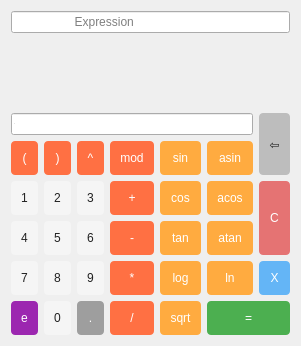
      <widget class="QWidget" name="tab_calculator">
       <property name="sizePolicy">
        <sizepolicy hsizetype="Minimum" vsizetype="Minimum">
         <horstretch>0</horstretch>
         <verstretch>0</verstretch>
        </sizepolicy>
       </property>
       <property name="styleSheet">
        <string notr="true">QPushButton {
    background-color: #e0e0e0;
    border: none;
    padding: 10px;
    color: #212121;
    border-radius: 4px;
}

QPushButton:hover {
    background-color: #cfcfcf;
}

QPushButton:pressed {
    background-color: #bdbdbd;
    color: #e0e0e0;
}</string>
       </property>
       <attribute name="title">
        <string>Calculator</string>
       </attribute>
       <layout class="QGridLayout" name="gridLayout_3">
        <item row="0" column="0">
         <layout class="QGridLayout" name="grid_layout_calculator_tab">
          <item row="6" column="5">
           <widget class="QPushButton" name="push_button_calculator_atan">
            <property name="sizePolicy">
             <sizepolicy hsizetype="Minimum" vsizetype="Minimum">
              <horstretch>0</horstretch>
              <verstretch>0</verstretch>
             </sizepolicy>
            </property>
            <property name="styleSheet">
             <string notr="true">QPushButton {
    background-color: #ffab40;
    color: #ffffff;
}

QPushButton:hover {
    background-color: #ff9e40;
}

QPushButton:pressed {
    background-color: #ff8b40;
}</string>
            </property>
            <property name="text">
             <string>atan</string>
            </property>
           </widget>
          </item>
          <item row="2" column="0" colspan="7">
           <spacer name="vertical_spacer_calculator">
            <property name="orientation">
             <enum>Qt::Orientation::Vertical</enum>
            </property>
            <property name="sizeType">
             <enum>QSizePolicy::Policy::Minimum</enum>
            </property>
            <property name="sizeHint" stdset="0">
             <size>
              <width>0</width>
              <height>0</height>
             </size>
            </property>
           </spacer>
          </item>
          <item row="5" column="6" rowspan="2">
           <widget class="QPushButton" name="push_button_calculator_clear">
            <property name="sizePolicy">
             <sizepolicy hsizetype="Minimum" vsizetype="Minimum">
              <horstretch>0</horstretch>
              <verstretch>0</verstretch>
             </sizepolicy>
            </property>
            <property name="styleSheet">
             <string notr="true">QPushButton{
    background-color: #e57373;
    color: #ffffff;
}

QPushButton:hover {
    background-color: #ef5350;
}

QPushButton:pressed {
    background-color: #f44336;
}</string>
            </property>
            <property name="text">
             <string>C</string>
            </property>
           </widget>
          </item>
          <item row="6" column="2">
           <widget class="QPushButton" name="push_button_calculator_six">
            <property name="sizePolicy">
             <sizepolicy hsizetype="Minimum" vsizetype="Minimum">
              <horstretch>0</horstretch>
              <verstretch>0</verstretch>
             </sizepolicy>
            </property>
            <property name="styleSheet">
             <string notr="true">QPushButton {
    background-color: #f5f5f5;
}

QPushButton:hover {
    background-color: #e0e0e0;
}

QPushButton:pressed {
    background-color: #cfcfcf;
}</string>
            </property>
            <property name="text">
             <string>6</string>
            </property>
           </widget>
          </item>
          <item row="4" column="2">
           <widget class="QPushButton" name="push_button_calculator_pow">
            <property name="sizePolicy">
             <sizepolicy hsizetype="Minimum" vsizetype="Minimum">
              <horstretch>0</horstretch>
              <verstretch>0</verstretch>
             </sizepolicy>
            </property>
            <property name="styleSheet">
             <string notr="true">QPushButton {
    background-color: #ff7043;
    color: #ffffff;
}

QPushButton:hover {
    background-color: #ff8a65;
}

QPushButton:pressed {
    background-color: #ff5722;
}</string>
            </property>
            <property name="text">
             <string>^</string>
            </property>
           </widget>
          </item>
          <item row="4" column="5">
           <widget class="QPushButton" name="push_button_calculator_asin">
            <property name="sizePolicy">
             <sizepolicy hsizetype="Minimum" vsizetype="Minimum">
              <horstretch>0</horstretch>
              <verstretch>0</verstretch>
             </sizepolicy>
            </property>
            <property name="styleSheet">
             <string notr="true">QPushButton {
    background-color: #ffab40;
    color: #ffffff;
}

QPushButton:hover {
    background-color: #ff9e40;
}

QPushButton:pressed {
    background-color: #ff8b40;
}</string>
            </property>
            <property name="text">
             <string>asin</string>
            </property>
           </widget>
          </item>
          <item row="4" column="4">
           <widget class="QPushButton" name="push_button_calculator_sin">
            <property name="sizePolicy">
             <sizepolicy hsizetype="Minimum" vsizetype="Minimum">
              <horstretch>0</horstretch>
              <verstretch>0</verstretch>
             </sizepolicy>
            </property>
            <property name="styleSheet">
             <string notr="true">QPushButton {
    background-color: #ffab40;
    color: #ffffff;
}

QPushButton:hover {
    background-color: #ff9e40;
}

QPushButton:pressed {
    background-color: #ff8b40;
}</string>
            </property>
            <property name="text">
             <string>sin</string>
            </property>
           </widget>
          </item>
          <item row="3" column="6" rowspan="2">
           <widget class="QPushButton" name="push_button_calculator_delete">
            <property name="sizePolicy">
             <sizepolicy hsizetype="Minimum" vsizetype="Minimum">
              <horstretch>0</horstretch>
              <verstretch>0</verstretch>
             </sizepolicy>
            </property>
            <property name="styleSheet">
             <string notr="true">QPushButton {
    background-color: #bdbdbd;
}

QPushButton:hover {
    background-color: #a8a8a8;
}

QPushButton:pressed {
    background-color: #8d8d8d;
}</string>
            </property>
            <property name="text">
             <string>⇦</string>
            </property>
           </widget>
          </item>
          <item row="8" column="3">
           <widget class="QPushButton" name="push_button_calculator_div">
            <property name="sizePolicy">
             <sizepolicy hsizetype="Minimum" vsizetype="Minimum">
              <horstretch>0</horstretch>
              <verstretch>0</verstretch>
             </sizepolicy>
            </property>
            <property name="styleSheet">
             <string notr="true">QPushButton {
    background-color: #ff7043;
    color: #ffffff;
}

QPushButton:hover {
    background-color: #ff8a65;
}

QPushButton:pressed {
    background-color: #ff5722;
}</string>
            </property>
            <property name="text">
             <string>/</string>
            </property>
           </widget>
          </item>
          <item row="6" column="4">
           <widget class="QPushButton" name="push_button_calculator_tan">
            <property name="sizePolicy">
             <sizepolicy hsizetype="Minimum" vsizetype="Minimum">
              <horstretch>0</horstretch>
              <verstretch>0</verstretch>
             </sizepolicy>
            </property>
            <property name="styleSheet">
             <string notr="true">QPushButton {
    background-color: #ffab40;
    color: #ffffff;
}

QPushButton:hover {
    background-color: #ff9e40;
}

QPushButton:pressed {
    background-color: #ff8b40;
}</string>
            </property>
            <property name="text">
             <string>tan</string>
            </property>
           </widget>
          </item>
          <item row="3" column="0" colspan="6">
           <widget class="QLineEdit" name="line_edit_calculator_x">
            <property name="sizePolicy">
             <sizepolicy hsizetype="Minimum" vsizetype="Fixed">
              <horstretch>0</horstretch>
              <verstretch>0</verstretch>
             </sizepolicy>
            </property>
            <property name="font">
             <font>
              <family>Roboto</family>
              <pointsize>-1</pointsize>
             </font>
            </property>
            <property name="inputMask">
             <string/>
            </property>
            <property name="text">
             <string/>
            </property>
            <property name="maxLength">
             <number>255</number>
            </property>
            <property name="placeholderText">
             <string>X</string>
            </property>
           </widget>
          </item>
          <item row="5" column="1">
           <widget class="QPushButton" name="push_button_calculator_two">
            <property name="sizePolicy">
             <sizepolicy hsizetype="Minimum" vsizetype="Minimum">
              <horstretch>0</horstretch>
              <verstretch>0</verstretch>
             </sizepolicy>
            </property>
            <property name="styleSheet">
             <string notr="true">QPushButton {
    background-color: #f5f5f5;
}

QPushButton:hover {
    background-color: #e0e0e0;
}

QPushButton:pressed {
    background-color: #cfcfcf;
}</string>
            </property>
            <property name="text">
             <string>2</string>
            </property>
           </widget>
          </item>
          <item row="5" column="4">
           <widget class="QPushButton" name="push_button_calculator_cos">
            <property name="sizePolicy">
             <sizepolicy hsizetype="Minimum" vsizetype="Minimum">
              <horstretch>0</horstretch>
              <verstretch>0</verstretch>
             </sizepolicy>
            </property>
            <property name="styleSheet">
             <string notr="true">QPushButton {
    background-color: #ffab40;
    color: #ffffff;
}

QPushButton:hover {
    background-color: #ff9e40;
}

QPushButton:pressed {
    background-color: #ff8b40;
}</string>
            </property>
            <property name="text">
             <string>cos</string>
            </property>
           </widget>
          </item>
          <item row="5" column="5">
           <widget class="QPushButton" name="push_button_calculator_acos">
            <property name="sizePolicy">
             <sizepolicy hsizetype="Minimum" vsizetype="Minimum">
              <horstretch>0</horstretch>
              <verstretch>0</verstretch>
             </sizepolicy>
            </property>
            <property name="styleSheet">
             <string notr="true">QPushButton {
    background-color: #ffab40;
    color: #ffffff;
}

QPushButton:hover {
    background-color: #ff9e40;
}

QPushButton:pressed {
    background-color: #ff8b40;
}</string>
            </property>
            <property name="text">
             <string>acos</string>
            </property>
           </widget>
          </item>
          <item row="4" column="1">
           <widget class="QPushButton" name="push_button_calculator_bracket_right">
            <property name="sizePolicy">
             <sizepolicy hsizetype="Minimum" vsizetype="Minimum">
              <horstretch>0</horstretch>
              <verstretch>0</verstretch>
             </sizepolicy>
            </property>
            <property name="styleSheet">
             <string notr="true">QPushButton {
    background-color: #ff7043;
    color: #ffffff;
}

QPushButton:hover {
    background-color: #ff8a65;
}

QPushButton:pressed {
    background-color: #ff5722;
}</string>
            </property>
            <property name="text">
             <string>)</string>
            </property>
           </widget>
          </item>
          <item row="7" column="0">
           <widget class="QPushButton" name="push_button_calculator_seven">
            <property name="sizePolicy">
             <sizepolicy hsizetype="Minimum" vsizetype="Minimum">
              <horstretch>0</horstretch>
              <verstretch>0</verstretch>
             </sizepolicy>
            </property>
            <property name="styleSheet">
             <string notr="true">QPushButton {
    background-color: #f5f5f5;
}

QPushButton:hover {
    background-color: #e0e0e0;
}

QPushButton:pressed {
    background-color: #cfcfcf;
}</string>
            </property>
            <property name="text">
             <string>7</string>
            </property>
           </widget>
          </item>
          <item row="6" column="1">
           <widget class="QPushButton" name="push_button_calculator_five">
            <property name="sizePolicy">
             <sizepolicy hsizetype="Minimum" vsizetype="Minimum">
              <horstretch>0</horstretch>
              <verstretch>0</verstretch>
             </sizepolicy>
            </property>
            <property name="styleSheet">
             <string notr="true">QPushButton {
    background-color: #f5f5f5;
}

QPushButton:hover {
    background-color: #e0e0e0;
}

QPushButton:pressed {
    background-color: #cfcfcf;
}</string>
            </property>
            <property name="text">
             <string>5</string>
            </property>
           </widget>
          </item>
          <item row="1" column="0" colspan="7">
           <widget class="QScrollArea" name="scroll_area_calculator_error">
            <property name="sizePolicy">
             <sizepolicy hsizetype="Minimum" vsizetype="Maximum">
              <horstretch>0</horstretch>
              <verstretch>0</verstretch>
             </sizepolicy>
            </property>
            <property name="frameShape">
             <enum>QFrame::Shape::HLine</enum>
            </property>
            <property name="frameShadow">
             <enum>QFrame::Shadow::Plain</enum>
            </property>
            <property name="lineWidth">
             <number>0</number>
            </property>
            <property name="verticalScrollBarPolicy">
             <enum>Qt::ScrollBarPolicy::ScrollBarAlwaysOff</enum>
            </property>
            <property name="widgetResizable">
             <bool>true</bool>
            </property>
            <property name="alignment">
             <set>Qt::AlignmentFlag::AlignCenter</set>
            </property>
            <widget class="QWidget" name="scroll_area_widget_contents_calculator_error">
             <property name="geometry">
              <rect>
               <x>0</x>
               <y>0</y>
               <width>550</width>
               <height>72</height>
              </rect>
             </property>
             <property name="sizePolicy">
              <sizepolicy hsizetype="Minimum" vsizetype="Minimum">
               <horstretch>0</horstretch>
               <verstretch>0</verstretch>
              </sizepolicy>
             </property>
             <layout class="QHBoxLayout" name="horizontalLayout">
              <item>
               <layout class="QGridLayout" name="grid_layout_calculator_error">
                <item row="0" column="0">
                 <widget class="QLabel" name="label_calculator_error">
                  <property name="sizePolicy">
                   <sizepolicy hsizetype="Minimum" vsizetype="Minimum">
                    <horstretch>0</horstretch>
                    <verstretch>0</verstretch>
                   </sizepolicy>
                  </property>
                  <property name="styleSheet">
                   <string notr="true">font-family: Roboto;
font-size: 32px;</string>
                  </property>
                  <property name="text">
                   <string notr="true"/>
                  </property>
                  <property name="textInteractionFlags">
                   <set>Qt::TextInteractionFlag::NoTextInteraction</set>
                  </property>
                 </widget>
                </item>
               </layout>
              </item>
             </layout>
            </widget>
           </widget>
          </item>
          <item row="8" column="2">
           <widget class="QPushButton" name="push_button_calculator_point">
            <property name="sizePolicy">
             <sizepolicy hsizetype="Minimum" vsizetype="Minimum">
              <horstretch>0</horstretch>
              <verstretch>0</verstretch>
             </sizepolicy>
            </property>
            <property name="styleSheet">
             <string notr="true">QPushButton {
    background-color: #9e9e9e;
    color: #ffffff;
}

QPushButton:hover {
    background-color: #757575;
}

QPushButton:pressed {
    background-color: #616161;
}</string>
            </property>
            <property name="text">
             <string>.</string>
            </property>
           </widget>
          </item>
          <item row="5" column="2">
           <widget class="QPushButton" name="push_button_calculator_three">
            <property name="sizePolicy">
             <sizepolicy hsizetype="Minimum" vsizetype="Minimum">
              <horstretch>0</horstretch>
              <verstretch>0</verstretch>
             </sizepolicy>
            </property>
            <property name="styleSheet">
             <string notr="true">QPushButton {
    background-color: #f5f5f5;
}

QPushButton:hover {
    background-color: #e0e0e0;
}

QPushButton:pressed {
    background-color: #cfcfcf;
}</string>
            </property>
            <property name="text">
             <string>3</string>
            </property>
           </widget>
          </item>
          <item row="8" column="4">
           <widget class="QPushButton" name="push_button_calculator_sqrt">
            <property name="sizePolicy">
             <sizepolicy hsizetype="Minimum" vsizetype="Minimum">
              <horstretch>0</horstretch>
              <verstretch>0</verstretch>
             </sizepolicy>
            </property>
            <property name="styleSheet">
             <string notr="true">QPushButton {
    background-color: #ffab40;
    color: #ffffff;
}

QPushButton:hover {
    background-color: #ff9e40;
}

QPushButton:pressed {
    background-color: #ff8b40;
}</string>
            </property>
            <property name="text">
             <string>sqrt</string>
            </property>
           </widget>
          </item>
          <item row="8" column="1">
           <widget class="QPushButton" name="push_button_calculator_zero">
            <property name="sizePolicy">
             <sizepolicy hsizetype="Minimum" vsizetype="Minimum">
              <horstretch>0</horstretch>
              <verstretch>0</verstretch>
             </sizepolicy>
            </property>
            <property name="styleSheet">
             <string notr="true">QPushButton {
    background-color: #f5f5f5;
}

QPushButton:hover {
    background-color: #e0e0e0;
}

QPushButton:pressed {
    background-color: #cfcfcf;
}</string>
            </property>
            <property name="text">
             <string>0</string>
            </property>
           </widget>
          </item>
          <item row="5" column="0">
           <widget class="QPushButton" name="push_button_calculator_one">
            <property name="sizePolicy">
             <sizepolicy hsizetype="Minimum" vsizetype="Minimum">
              <horstretch>0</horstretch>
              <verstretch>0</verstretch>
             </sizepolicy>
            </property>
            <property name="styleSheet">
             <string notr="true">QPushButton {
    background-color: #f5f5f5;
}

QPushButton:hover {
    background-color: #e0e0e0;
}

QPushButton:pressed {
    background-color: #cfcfcf;
}</string>
            </property>
            <property name="text">
             <string>1</string>
            </property>
           </widget>
          </item>
          <item row="7" column="4">
           <widget class="QPushButton" name="push_button_calculator_log">
            <property name="sizePolicy">
             <sizepolicy hsizetype="Minimum" vsizetype="Minimum">
              <horstretch>0</horstretch>
              <verstretch>0</verstretch>
             </sizepolicy>
            </property>
            <property name="styleSheet">
             <string notr="true">QPushButton {
    background-color: #ffab40;
    color: #ffffff;
}

QPushButton:hover {
    background-color: #ff9e40;
}

QPushButton:pressed {
    background-color: #ff8b40;
}</string>
            </property>
            <property name="text">
             <string>log</string>
            </property>
           </widget>
          </item>
          <item row="7" column="1">
           <widget class="QPushButton" name="push_button_calculator_eight">
            <property name="sizePolicy">
             <sizepolicy hsizetype="Minimum" vsizetype="Minimum">
              <horstretch>0</horstretch>
              <verstretch>0</verstretch>
             </sizepolicy>
            </property>
            <property name="styleSheet">
             <string notr="true">QPushButton {
    background-color: #f5f5f5;
}

QPushButton:hover {
    background-color: #e0e0e0;
}

QPushButton:pressed {
    background-color: #cfcfcf;
}</string>
            </property>
            <property name="text">
             <string>8</string>
            </property>
           </widget>
          </item>
          <item row="5" column="3">
           <widget class="QPushButton" name="push_button_calculator_plus">
            <property name="sizePolicy">
             <sizepolicy hsizetype="Minimum" vsizetype="Minimum">
              <horstretch>0</horstretch>
              <verstretch>0</verstretch>
             </sizepolicy>
            </property>
            <property name="styleSheet">
             <string notr="true">QPushButton {
    background-color: #ff7043;
    color: #ffffff;
}

QPushButton:hover {
    background-color: #ff8a65;
}

QPushButton:pressed {
    background-color: #ff5722;
}</string>
            </property>
            <property name="text">
             <string>+</string>
            </property>
           </widget>
          </item>
          <item row="6" column="0">
           <widget class="QPushButton" name="push_button_calculator_four">
            <property name="sizePolicy">
             <sizepolicy hsizetype="Minimum" vsizetype="Minimum">
              <horstretch>0</horstretch>
              <verstretch>0</verstretch>
             </sizepolicy>
            </property>
            <property name="styleSheet">
             <string notr="true">QPushButton {
    background-color: #f5f5f5;
}

QPushButton:hover {
    background-color: #e0e0e0;
}

QPushButton:pressed {
    background-color: #cfcfcf;
}</string>
            </property>
            <property name="text">
             <string>4</string>
            </property>
           </widget>
          </item>
          <item row="7" column="5">
           <widget class="QPushButton" name="push_button_calculator_ln">
            <property name="sizePolicy">
             <sizepolicy hsizetype="Minimum" vsizetype="Minimum">
              <horstretch>0</horstretch>
              <verstretch>0</verstretch>
             </sizepolicy>
            </property>
            <property name="styleSheet">
             <string notr="true">QPushButton {
    background-color: #ffab40;
    color: #ffffff;
}

QPushButton:hover {
    background-color: #ff9e40;
}

QPushButton:pressed {
    background-color: #ff8b40;
}</string>
            </property>
            <property name="text">
             <string>ln</string>
            </property>
           </widget>
          </item>
          <item row="6" column="3">
           <widget class="QPushButton" name="push_button_calculator_minus">
            <property name="sizePolicy">
             <sizepolicy hsizetype="Minimum" vsizetype="Minimum">
              <horstretch>0</horstretch>
              <verstretch>0</verstretch>
             </sizepolicy>
            </property>
            <property name="styleSheet">
             <string notr="true">QPushButton {
    background-color: #ff7043;
    color: #ffffff;
}

QPushButton:hover {
    background-color: #ff8a65;
}

QPushButton:pressed {
    background-color: #ff5722;
}</string>
            </property>
            <property name="text">
             <string>-</string>
            </property>
           </widget>
          </item>
          <item row="8" column="0">
           <widget class="QPushButton" name="push_button_calculator_e">
            <property name="sizePolicy">
             <sizepolicy hsizetype="Minimum" vsizetype="Minimum">
              <horstretch>0</horstretch>
              <verstretch>0</verstretch>
             </sizepolicy>
            </property>
            <property name="styleSheet">
             <string notr="true">QPushButton {
    background-color: #9c27b0;
    color: #ffffff;
}

QPushButton:hover {
    background-color: #ab47bc;
}

QPushButton:pressed {
    background-color: #8e24aa;
}</string>
            </property>
            <property name="text">
             <string>e</string>
            </property>
           </widget>
          </item>
          <item row="8" column="5" colspan="2">
           <widget class="QPushButton" name="push_button_calculator_result">
            <property name="sizePolicy">
             <sizepolicy hsizetype="Minimum" vsizetype="Minimum">
              <horstretch>0</horstretch>
              <verstretch>0</verstretch>
             </sizepolicy>
            </property>
            <property name="styleSheet">
             <string notr="true">QPushButton {
    background-color: #4caf50; /* Зелёный */
    color: #ffffff;
}

QPushButton:hover {
    background-color: #43a047;
}

QPushButton:pressed {
    background-color: #388e3c;
}</string>
            </property>
            <property name="text">
             <string>=</string>
            </property>
           </widget>
          </item>
          <item row="4" column="3">
           <widget class="QPushButton" name="push_button_calculator_mod">
            <property name="sizePolicy">
             <sizepolicy hsizetype="Minimum" vsizetype="Minimum">
              <horstretch>0</horstretch>
              <verstretch>0</verstretch>
             </sizepolicy>
            </property>
            <property name="styleSheet">
             <string notr="true">QPushButton {
    background-color: #ff7043;
    color: #ffffff;
}

QPushButton:hover {
    background-color: #ff8a65;
}

QPushButton:pressed {
    background-color: #ff5722;
}</string>
            </property>
            <property name="text">
             <string>mod</string>
            </property>
           </widget>
          </item>
          <item row="7" column="3">
           <widget class="QPushButton" name="push_button_calculator_mul">
            <property name="sizePolicy">
             <sizepolicy hsizetype="Minimum" vsizetype="Minimum">
              <horstretch>0</horstretch>
              <verstretch>0</verstretch>
             </sizepolicy>
            </property>
            <property name="styleSheet">
             <string notr="true">QPushButton {
    background-color: #ff7043;
    color: #ffffff;
}

QPushButton:hover {
    background-color: #ff8a65;
}

QPushButton:pressed {
    background-color: #ff5722;
}</string>
            </property>
            <property name="text">
             <string>*</string>
            </property>
           </widget>
          </item>
          <item row="7" column="6">
           <widget class="QPushButton" name="push_button_calculator_x">
            <property name="sizePolicy">
             <sizepolicy hsizetype="Minimum" vsizetype="Minimum">
              <horstretch>0</horstretch>
              <verstretch>0</verstretch>
             </sizepolicy>
            </property>
            <property name="styleSheet">
             <string notr="true">QPushButton {
    background-color: #64b5f6;
    color: #ffffff;
}

QPushButton:hover {
    background-color: #42a5f5;
}

QPushButton:pressed {
    background-color: #2196f3;
}</string>
            </property>
            <property name="text">
             <string>X</string>
            </property>
           </widget>
          </item>
          <item row="7" column="2">
           <widget class="QPushButton" name="push_button_calculator_nine">
            <property name="sizePolicy">
             <sizepolicy hsizetype="Minimum" vsizetype="Minimum">
              <horstretch>0</horstretch>
              <verstretch>0</verstretch>
             </sizepolicy>
            </property>
            <property name="styleSheet">
             <string notr="true">QPushButton {
    background-color: #f5f5f5;
}

QPushButton:hover {
    background-color: #e0e0e0;
}

QPushButton:pressed {
    background-color: #cfcfcf;
}</string>
            </property>
            <property name="text">
             <string>9</string>
            </property>
           </widget>
          </item>
          <item row="0" column="0" colspan="7">
           <widget class="QLineEdit" name="line_edit_calculator_expression">
            <property name="sizePolicy">
             <sizepolicy hsizetype="Minimum" vsizetype="Minimum">
              <horstretch>0</horstretch>
              <verstretch>0</verstretch>
             </sizepolicy>
            </property>
            <property name="styleSheet">
             <string notr="true">font-size: 32px;

QLineEdit::placeholder { padding-right: 100px; }</string>
            </property>
            <property name="maxLength">
             <number>255</number>
            </property>
            <property name="alignment">
             <set>Qt::AlignmentFlag::AlignRight|Qt::AlignmentFlag::AlignTrailing|Qt::AlignmentFlag::AlignVCenter</set>
            </property>
            <property name="placeholderText">
             <string>Expression                                              </string>
            </property>
           </widget>
          </item>
          <item row="4" column="0">
           <widget class="QPushButton" name="push_button_calculator_bracket_left">
            <property name="sizePolicy">
             <sizepolicy hsizetype="Minimum" vsizetype="Minimum">
              <horstretch>0</horstretch>
              <verstretch>0</verstretch>
             </sizepolicy>
            </property>
            <property name="styleSheet">
             <string notr="true">QPushButton {
    background-color: #ff7043;
    color: #ffffff;
}

QPushButton:hover {
    background-color: #ff8a65;
}

QPushButton:pressed {
    background-color: #ff5722;
}</string>
            </property>
            <property name="text">
             <string>(</string>
            </property>
           </widget>
          </item>
         </layout>
        </item>
       </layout>
      </widget>
